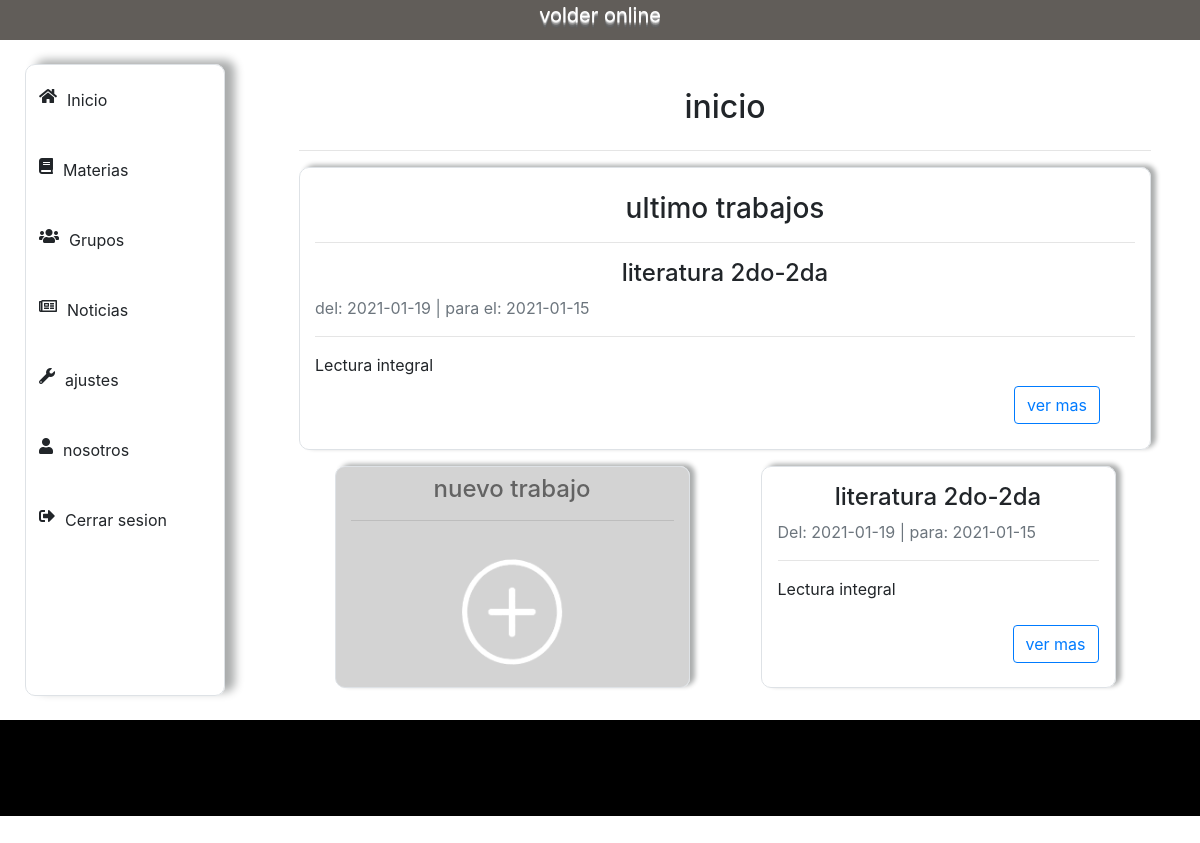
Before: /profesor/ (signed in) with the older database file.
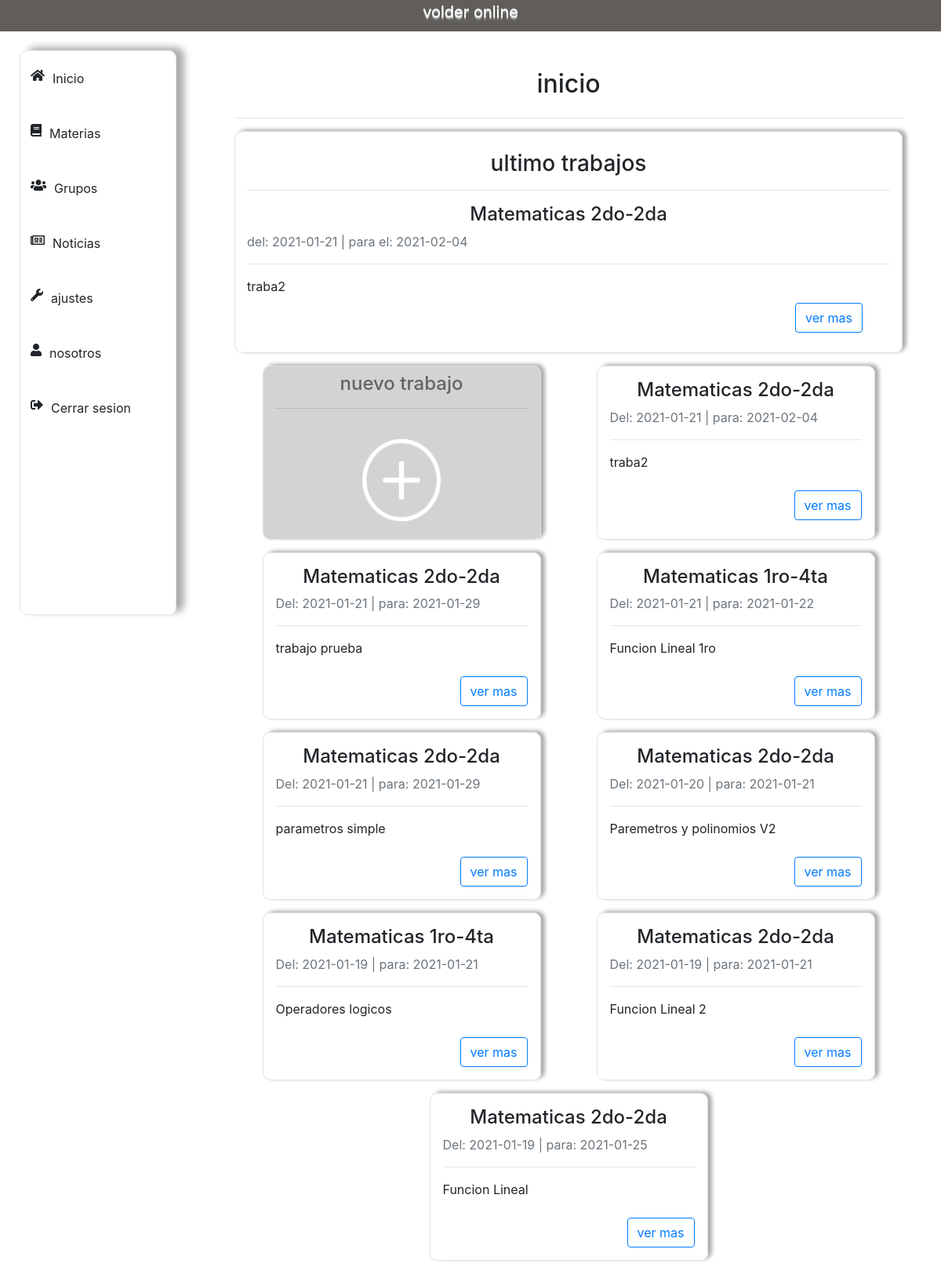
After: the same page with the newer database file.
### usuarios/models.py (models this page shows, shortened)
class Trabajo(models.Model):
    titulo = models.CharField(max_length=50)
    materia = models.ForeignKey(Materia, on_delete = models.CASCADE, null=True, blank=True)
    fecha_de_subida = models.DateTimeField(auto_now_add=True)
    fecha_de_entrega = models.DateTimeField(auto_now_add=False)
    tipo_de_trabajo = models.ForeignKey(TipoDeTarea, on_delete = models.CASCADE, null=True, blank=True)
    consigna = models.CharField(max_length=50)
    contenido = models.TextField()
    fuentes = models.CharField(max_length=50)
    def __str__(self):
        return self.titulo

class Materia(models.Model):
    nombre = models.CharField(max_length=50)
    curso = models.ForeignKey(Cursoos, on_delete = models.CASCADE, null=True, blank=True)
    profesor = models.ForeignKey(Profesor, on_delete = models.CASCADE, null=True, blank=True)
    trabajos_entregados = models.IntegerField(null=True, blank=True)
    def __str__(self):
        nombre_y_curso = self.nombre + " " + str(self.curso)
        return nombre_y_curso

class Cursoos(models.Model):
    curso = models.CharField(max_length=10, null=True, blank=True)
    division = models.CharField(max_length=10, null=True, blank=True)
    def __str__(self):
        curso_y_division = self.curso + "-" + self.division
        return curso_y_division

### volder_app/decorators.py (the view)
        def wrapper(request, *args, **kwargs):
            if not hasattr(request.user, self.attribute):
                return redirect(self.redirect_to_url, **self.args_dict_to_redirect)
            return view(request, *args, **kwargs)

### profesor/views.py (called while the page is built)
@RequiredUserAttribute(attribute = 'profesor', redirect_to_url = '/preceptor/')
def main(request):
    trabajos = Trabajo.objects.all().order_by("-fecha_de_subida")
    for trabajo in trabajos:
        if trabajo.materia.profesor == request.user.profesor:
            ultimo_trabajo = trabajo
            break
    cont = {
        "trabajos":trabajos,
        "ultimo_trabajo":ultimo_trabajo,
    }
    return render(request, "profesor/main.html", cont)

### profesor/templates/profesor/main.html
{% extends 'profesor/base.html' %}
{% load static %}
{% block content %}
<div class=" mid-contenido-animacion col-9 mx-auto my-4 px-4">
    <h2 id="inicio" class="text-center my-4">inicio</h2> <hr>
    <div class="tarea tarea-animacion col-12 col-md-12  border mx-auto my-2 py-2" >
        <h3 class="text-center col-12 pt-3">ultimo trabajos</h3> <hr>
            <h4 class="titulo text-center">{{ultimo_trabajo.materia}}</h4>
            <p class="subitutlo text-muted"> del: {{ ultimo_trabajo.fecha_de_subida|date:'Y-m-d'}} | para el: {{ ultimo_trabajo.fecha_de_entrega|date:'Y-m-d' }}</p>
            <hr>
            <p>  {{ultimo_trabajo}}  </p><br><br>
            <a href="{% url 'ver_trabajo' ultimo_trabajo.id %}" class="btn btn-outline-primary">ver mas</a>
    </div>
    <div class="row">
        <div class="añadir-trabajo trabajos-animacion col-10 col-md-5 border my-2 mx-auto">
            <div class="añadir-trabajo-titulo">
                <h4 class="mini-titulo text-center my-2">nuevo trabajo</h4><hr>
            </div>
            <div class="añadir-trabajo-imagen">
                <a href="{% url 'añadir_trabajo' %}" class="text-center">
                    <img src="{% static 'img/mas.png' %} " >
                </a>
            </div>
        </div>
        {% for trabajo in trabajos %}
            {% if trabajo.materia.profesor == user.profesor %}
                <div class="trabajos trabajos-animacion col-10 col-md-5 border my-2 mx-auto p-3">
                    <h4 class="titulo text-center">{{trabajo.materia}}</h4>
                    <p class="subitutlo text-muted">Del: {{ trabajo.fecha_de_subida|date:'Y-m-d' }} | para: {{trabajo.fecha_de_entrega|date:'Y-m-d'}}</p>
                    <hr>
                    <span>  {{trabajo}}  </span><br><br>
                    <a href="{% url 'ver_trabajo' trabajo.id %}" class="btn btn-outline-primary float-right">ver mas</a>
                </div>
            {% endif %}
        {% endfor %}
    </div>
</div>
{% endblock %}

Changed rows visible on the page:
no longer on this page (row unchanged): Trabajo: materia "literatura 2do-2da", fecha_de_subida "2021-01-19", fecha_de_entrega "2021-01-15", titulo "Lectura integral"
added Trabajo: materia "Matematicas 2do-2da", fecha_de_subida "2021-01-21", fecha_de_entrega "2021-02-04", titulo "traba2"
added Trabajo: materia "Matematicas 2do-2da", fecha_de_subida "2021-01-21", fecha_de_entrega "2021-01-29", titulo "trabajo prueba"
added Trabajo: materia "Matematicas 1ro-4ta", fecha_de_subida "2021-01-21", fecha_de_entrega "2021-01-22", titulo "Funcion Lineal 1ro"
added Trabajo: materia "Matematicas 2do-2da", fecha_de_subida "2021-01-21", fecha_de_entrega "2021-01-29", titulo "parametros simple"
added Trabajo: materia "Matematicas 2do-2da", fecha_de_subida "2021-01-20", fecha_de_entrega "2021-01-21", titulo "Paremetros y polinomios V2"
now on this page (row edited): Trabajo: materia "Matematicas 1ro-4ta", fecha_de_subida "2021-01-19", fecha_de_entrega "2021-01-21", titulo "Operadores logicos"
now on this page (row unchanged): Trabajo: materia "Matematicas 2do-2da", fecha_de_subida "2021-01-19", fecha_de_entrega "2021-01-21", titulo "Funcion Lineal 2"
now on this page (row edited): Trabajo: materia "Matematicas 2do-2da", fecha_de_subida "2021-01-19", fecha_de_entrega "2021-01-25", titulo "Funcion Lineal"
